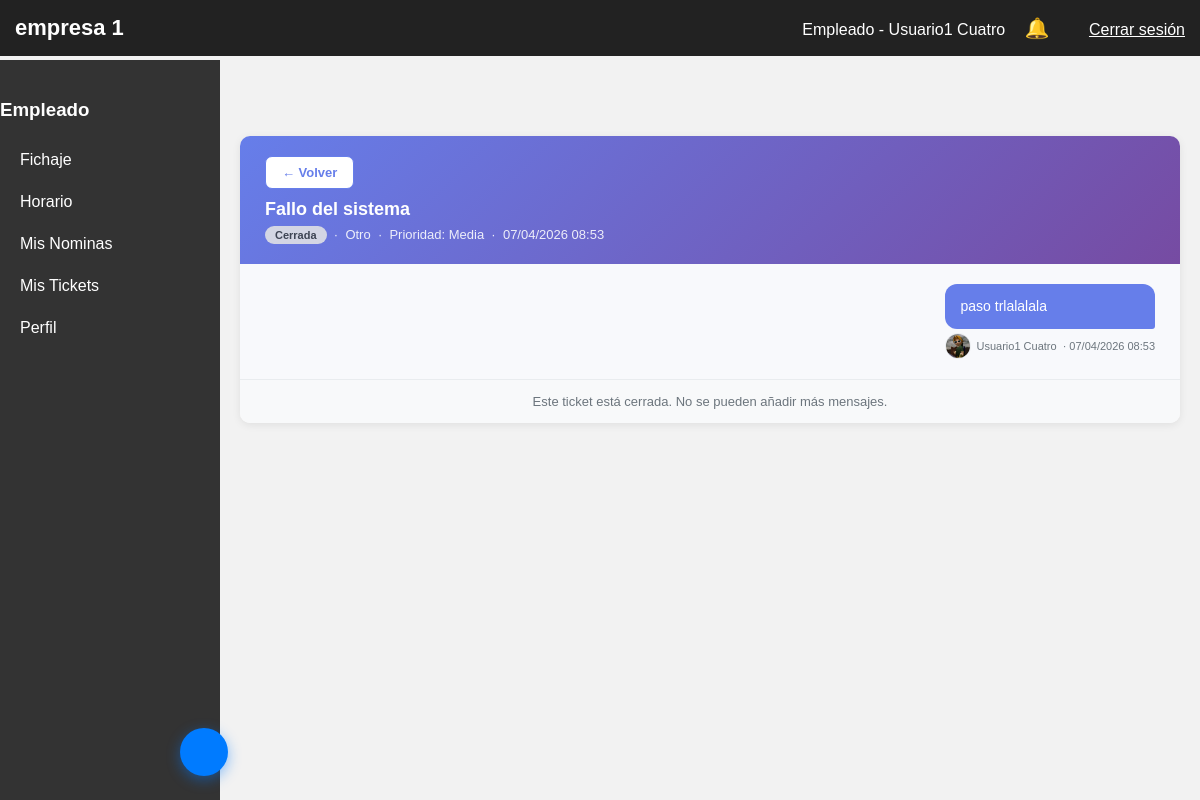
The app's page /panel.php?seccion=tickets&ticket=1 (signed in) with its own data.
### tables this page shows
CREATE TABLE `incidencias` (
  `id_incidencia` int(11) NOT NULL,
  `id_usuario` int(11) NOT NULL,
  `id_empresa` int(11) NOT NULL DEFAULT 1,
  `asunto` varchar(100) NOT NULL,
  `categoria` enum('HORARIO','NOMINA','VACACIONES','FICHAJE','OTRO') NOT NULL DEFAULT 'OTRO',
  `prioridad` enum('BAJA','MEDIA','ALTA') NOT NULL DEFAULT 'MEDIA',
  `mensaje` text NOT NULL,
  `respuesta` text DEFAULT NULL,
  `cerrado_por` int(11) DEFAULT NULL,
  `estado` enum('PENDIENTE','EN_PROCESO','RESUELTA','CERRADA') NOT NULL DEFAULT 'PENDIENTE',
  `fecha_creacion` timestamp NOT NULL DEFAULT current_timestamp(),
  `fecha_respuesta` timestamp NULL DEFAULT NULL
);

CREATE TABLE `mensajes_ticket` (
  `id_mensaje` int(11) NOT NULL,
  `id_incidencia` int(11) NOT NULL,
  `id_usuario` int(11) NOT NULL,
  `mensaje` text NOT NULL,
  `es_admin` tinyint(1) NOT NULL DEFAULT 0,
  `fecha_creacion` timestamp NOT NULL DEFAULT current_timestamp()
);

CREATE TABLE `usuario` (
  `id_usuario` int(11) NOT NULL,
  `nombre` varchar(100) NOT NULL,
  `apellidos` varchar(150) NOT NULL,
  `NIF` varchar(20) DEFAULT NULL,
  `Numero_Afiliciacion` varchar(30) DEFAULT NULL,
  `email` varchar(150) NOT NULL,
  `password_hash` varchar(255) NOT NULL,
  `activo` tinyint(1) DEFAULT 1,
  `foto_perfil` varchar(255) DEFAULT 'uploads/perfil_default.png',
  `created_at` timestamp NOT NULL DEFAULT current_timestamp(),
  `tipo_contrato` enum('completa','parcial') DEFAULT 'completa',
  `horas_contrato_mes` int(11) DEFAULT 160,
  `vacaciones_totales_anuales` decimal(4,2) DEFAULT 30.00,
  `horas_extra_anuales_limite` int(11) DEFAULT 80
);

### secciones/tickets.php (the view, shortened to what this page needs)
<?php
$idUsuario = $_SESSION['usuario']['id'];
$idEmpresa = (int)$_SESSION['empresa_activa'];
$idTicket = isset($_GET['ticket']) ? (int)$_GET['ticket'] : 0;
if ($idTicket) {
    $stmtT = $pdo->prepare("
        SELECT i.*, U.nombre, U.apellidos, U.foto_perfil
        FROM incidencias i
        JOIN usuario U ON i.id_usuario = U.id_usuario
        WHERE i.id_incidencia = ? AND i.id_usuario = ? AND i.id_empresa = ?
    ");
    $stmtT->execute([$idTicket, $idUsuario, $idEmpresa]);
    $ticket = $stmtT->fetch(PDO::FETCH_ASSOC);
    $stmtM = $pdo->prepare("
        SELECT m.*, U.nombre, U.apellidos, U.foto_perfil
        FROM mensajes_ticket m
        JOIN usuario U ON m.id_usuario = U.id_usuario
        WHERE m.id_incidencia = ?
        ORDER BY m.fecha_creacion ASC
    ");
    $stmtM->execute([$idTicket]);
    $mensajes = $stmtM->fetchAll(PDO::FETCH_ASSOC);
}
$labelEstado = ['PENDIENTE'=>'Pendiente','EN_PROCESO'=>'En proceso','RESUELTA'=>'Resuelta','CERRADA'=>'Cerrada'];
$labelCategoria = ['HORARIO'=>'Horario','NOMINA'=>'Nómina','VACACIONES'=>'Vacaciones','FICHAJE'=>'Fichaje','OTRO'=>'Otro'];
$labelPrioridad = ['BAJA'=>'Baja','MEDIA'=>'Media','ALTA'=>'Alta'];
$iconoCategoria = ['HORARIO'=>'','NOMINA'=>'','VACACIONES'=>'','FICHAJE'=>'','OTRO'=>''];
?>
<link rel="stylesheet" href="css/tickets.css">
<div class="tickets-wrapper">
<?php if ($idTicket && $ticket): ?>
    <div class="ticket-detalle">
        <div class="ticket-detalle-header">
            <div>
                <button class="btn-volver" style="margin-bottom:10px;"
                        onclick="location.href='panel.php?seccion=tickets'">← Volver</button>
                <h3><?= htmlspecialchars($ticket['asunto']) ?></h3>
                <div class="meta">
                    <span class="badge-ticket badge-<?= strtolower($ticket['estado']) ?>">
                        <?= $labelEstado[$ticket['estado']] ?>
                    </span>
                    &nbsp;·&nbsp;
                    <?= $iconoCategoria[$ticket['categoria']] ?> <?= $labelCategoria[$ticket['categoria']] ?>
                    &nbsp;·&nbsp;
                    Prioridad: <?= $labelPrioridad[$ticket['prioridad']] ?>
                    &nbsp;·&nbsp;
                    <?= date('d/m/Y H:i', strtotime($ticket['fecha_creacion'])) ?>
                </div>
            </div>
        </div>
        <div class="hilo-mensajes" id="hiloMensajes">
            <?php foreach ($mensajes as $msg): ?>
                <div class="mensaje-bubble <?= $msg['es_admin'] ? 'admin' : 'empleado' ?>">
                    <div class="mensaje-contenido">
                        <?= nl2br(htmlspecialchars($msg['mensaje'])) ?>
                    </div>
                    <div class="mensaje-autor">
                        <img src="<?= htmlspecialchars($msg['foto_perfil'] ?? 'secciones/uploads/perfil_default.jpg') ?>"
                             class="mensaje-avatar"
                             onerror="this.src='secciones/uploads/perfil_default.jpg'">
                        <span><?= htmlspecialchars($msg['nombre'] . ' ' . $msg['apellidos']) ?></span>
                        <span>· <?= date('d/m/Y H:i', strtotime($msg['fecha_creacion'])) ?></span>
                    </div>
                </div>
            <?php endforeach; ?>
        </div>
        <?php if (!in_array($ticket['estado'], ['RESUELTA','CERRADA'])): ?>
        <div class="respuesta-box">
            <textarea id="txtRespuesta" placeholder="Escribe tu mensaje..."></textarea>
            <div class="respuesta-acciones">
                <span style="font-size:13px;color:#6c757d;">Pulsa Enviar para añadir al hilo</span>
                <button class="btn-primary" onclick="enviarMensaje(<?= $idTicket ?>)">
                    Enviar mensaje
                </button>
            </div>
        </div>
        <?php else: ?>
        <div style="padding:14px 25px;background:#f8f9fa;border-top:1px solid #e9ecef;font-size:13px;color:#6c757d;text-align:center;">
             Este ticket está <?= strtolower($labelEstado[$ticket['estado']]) ?>. No se pueden añadir más mensajes.
        </div>
        <?php endif; ?>
    </div>
<?php endif; ?>
</div>

### css/empresa_1.css (style rules this page uses)
body { margin:0; font-family: Arial; background:#f2f2f2; }

### css/tickets.css (style rules this page uses)
:root { --primary: #667eea; --success: #28a745; --warning: #ffc107; --danger: #dc3545; --info: #17a2b8; --border: #e9ecef; --text-main: #333; --text-muted:#6c757d; --radius: 10px; }
.tickets-wrapper { animation: fadeInUp .35s ease; }
.badge-ticket { display: inline-flex; align-items: center; gap: 4px; padding: 3px 10px; border-radius: 20px; font-size: 11px; font-weight: 700; white-space: nowrap; }
.badge-cerrada { background: #e2e3e5; color: #383d41; }
.ticket-detalle { background: white; border-radius: var(--radius); box-shadow: 0 2px 8px rgba(0,0,0,.08); overflow: hidden; }
.ticket-detalle-header { background: linear-gradient(135deg, #667eea 0%, #764ba2 100%); color: white; padding: 20px 25px; display: flex; justify-content: space-between; align-items: flex-start; flex-wrap: wrap; gap: 12px; }
.ticket-detalle-header h3 { margin: 0 0 6px; font-size: 18px; }
.ticket-detalle-header .meta { font-size: 13px; opacity: .88; }
.hilo-mensajes { padding: 20px 25px; display: flex; flex-direction: column; gap: 14px; max-height: 420px; overflow-y: auto; background: #f8f9fc; }
.mensaje-bubble { max-width: 78%; display: flex; flex-direction: column; gap: 4px; }
.mensaje-bubble.empleado { align-self: flex-end; }
.mensaje-contenido { padding: 12px 16px; border-radius: 12px; font-size: 14px; line-height: 1.5; word-break: break-word; }
.mensaje-bubble.empleado .mensaje-contenido { background: var(--primary); color: white; border-bottom-right-radius: 3px; }
.mensaje-autor { font-size: 11px; color: var(--text-muted); display: flex; align-items: center; gap: 6px; }
.mensaje-bubble.empleado .mensaje-autor { justify-content: flex-end; }
.mensaje-avatar { width: 24px; height: 24px; border-radius: 50%; object-fit: cover; border: 1px solid var(--border); }
.btn-volver { background: white; color: var(--primary); border: 1.5px solid var(--primary); padding: 8px 16px; border-radius: 7px; cursor: pointer; font-weight: 600; font-size: 13px; }

### records on screen
incidencias: asunto "Fallo del sistema", estado "Cerrada", categoria "Otro", prioridad "Media", fecha_creacion "07/04/2026 08:53", estado "cerrada"
mensajes_ticket: mensaje "paso trlalalala", id_usuario.foto_perfil (picture), id_usuario.apellidos "Usuario1 Cuatro", fecha_creacion "07/04/2026 08:53"

### other values on screen
$nombreEmpresa "empresa 1"
$usuario['nombre'] . ' ' . $usuario['apellidos'] "Usuario1 Cuatro"
